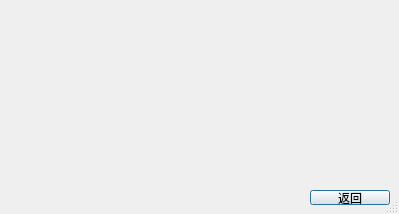
<?xml version="1.0" encoding="UTF-8"?>
<ui version="4.0">
 <class>UIDemo1</class>
 <widget class="QDialog" name="UIDemo1">
  <property name="geometry">
   <rect>
    <x>0</x>
    <y>0</y>
    <width>399</width>
    <height>214</height>
   </rect>
  </property>
  <property name="windowTitle">
   <string>Form</string>
  </property>
  <property name="sizeGripEnabled">
   <bool>true</bool>
  </property>
  <widget class="QPushButton" name="pushButton_2">
   <property name="geometry">
    <rect>
     <x>310</x>
     <y>190</y>
     <width>80</width>
     <height>15</height>
    </rect>
   </property>
   <property name="text">
    <string>返回</string>
   </property>
  </widget>
 </widget>
 <resources/>
 <connections/>
</ui>
